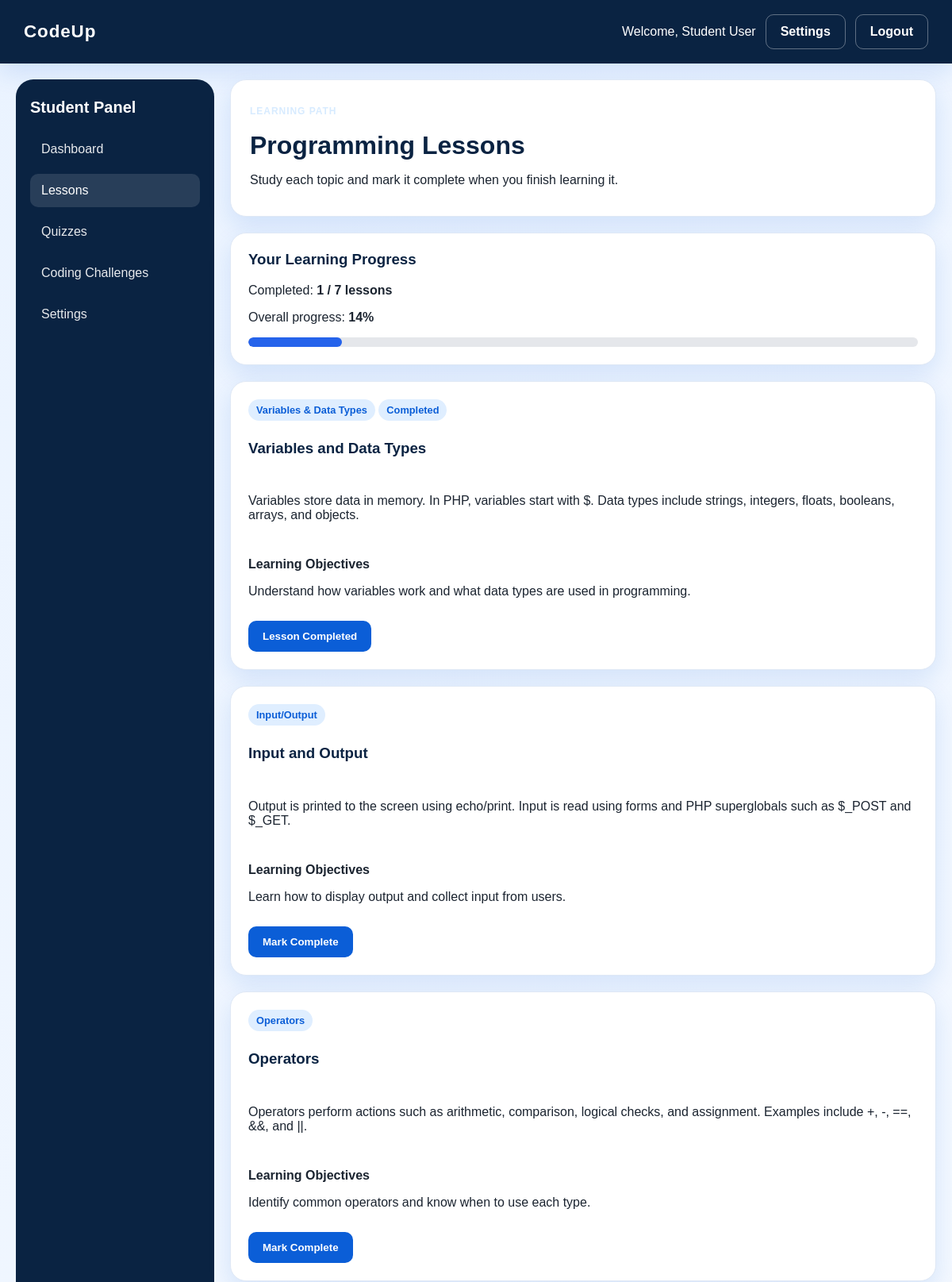
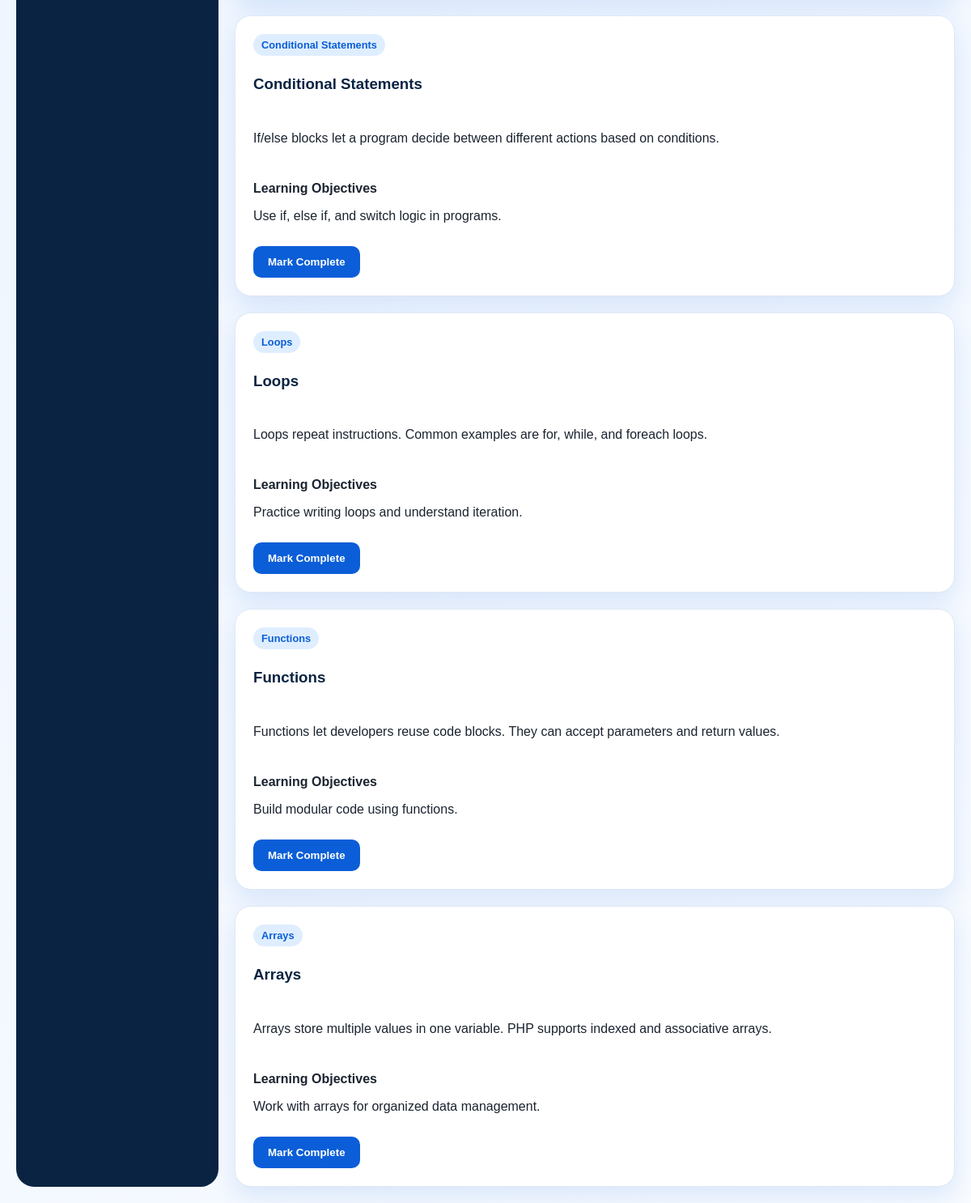
/student/lessons.php (signed in), run on the app's committed database (2 pictures, top to bottom).
### tables this page shows
CREATE TABLE users (
  id INT AUTO_INCREMENT PRIMARY KEY,
  name VARCHAR(150) NOT NULL,
  email VARCHAR(150) NOT NULL UNIQUE,
  password VARCHAR(255) NOT NULL,
  role ENUM('admin','teacher','student') NOT NULL,
  status ENUM('active','inactive') DEFAULT 'active',
  created_at TIMESTAMP DEFAULT CURRENT_TIMESTAMP
);

CREATE TABLE lessons (
  id INT AUTO_INCREMENT PRIMARY KEY,
  title VARCHAR(150) NOT NULL,
  topic VARCHAR(150) NOT NULL,
  content TEXT NOT NULL,
  objectives TEXT,
  created_by INT DEFAULT NULL,
  created_at TIMESTAMP DEFAULT CURRENT_TIMESTAMP,
  FOREIGN KEY (created_by) REFERENCES users(id) ON DELETE SET NULL
);

### includes/config.php (called while the page is built, shortened)
<?php
$host = 'localhost';
$user = 'root';
$pass = '';
$dbname = 'codeup';
try {
    $conn = new mysqli($host, $user, $pass, $dbname);
    $conn->set_charset('utf8mb4');
} catch (mysqli_sql_exception $exception) {
    error_log('Database connection failed: ' . $exception->getMessage());
    http_response_code(500);
    exit('Database connection failed. Check that MySQL is running, the credentials are correct, and the codeup database has been imported.');
}
function db()
{
    global $conn;
    return $conn;
}
function isLoggedIn()
{
    return isset($_SESSION['user_id']);
}
function currentUser()
{
    $stmt = db()->prepare('SELECT * FROM users WHERE id = ? LIMIT 1');
    $stmt->bind_param('i', $_SESSION['user_id']);
    $stmt->execute();
    $result = $stmt->get_result();
    return $result->fetch_assoc();
}
function getStudentData($userId)
{
    $stmt = db()->prepare('SELECT * FROM students WHERE user_id = ? LIMIT 1');
    $stmt->bind_param('i', $userId);
    $stmt->execute();
    $result = $stmt->get_result();
    return $result->fetch_assoc();
}

### student/lessons.php (the view, shortened to what this page needs)
<?php
require __DIR__ . '/../includes/config.php';
$user = currentUser();
$student = getStudentData((int) $user['id']);
$studentId = (int) $student['id'];
$connection = db();
function lessonEscape($value): string
{
    return htmlspecialchars(
        (string) ($value ?? ''),
        ENT_QUOTES,
        'UTF-8'
    );
}
try {
    $lessonsResult = $connection->query(
        'SELECT id, title, topic, content, objectives
         FROM lessons
         ORDER BY created_at DESC'
    );
    $lessons = [];
    while ($lesson = $lessonsResult->fetch_assoc()) {
        $lessons[] = $lesson;
    }
} catch (Throwable $exception) {
    error_log(
        'CodeUp lessons loading failed: '
        . $exception->getMessage()
    );
    $lessons = [];
    $_SESSION['error_message'] =
        'Unable to load lessons. Please check your database.';
}
$lessonProgress = [];
try {
    $progressStmt = $connection->prepare(
        'SELECT lesson_id, status, completion_percent
         FROM progress
         WHERE student_id = ?'
    );
    $progressStmt->bind_param('i', $studentId);
    $progressStmt->execute();
    $progressResult = $progressStmt->get_result();
    while ($progress = $progressResult->fetch_assoc()) {
        $lessonProgress[(int) $progress['lesson_id']] = $progress;
    }
} catch (Throwable $exception) {
    error_log(
        'CodeUp student progress loading failed: '
        . $exception->getMessage()
    );
    $_SESSION['error_message'] =
        'Unable to load your lesson progress. Please refresh the page.';
}
$completedCount = 0;
foreach ($lessons as $lesson) {
    $id = (int) $lesson['id'];
    $progress = $lessonProgress[$id] ?? null;
    if (
        $progress
        && strtolower((string) $progress['status']) === 'completed'
        && (int) $progress['completion_percent'] >= 100
    ) {
        $completedCount++;
    }
}
$totalLessons = count($lessons);
$overallProgress = $totalLessons > 0
    ? (int) round(($completedCount / $totalLessons) * 100)
    : 0;
include __DIR__ . '/../includes/header.php';
?>
<div class="dashboard-page">
    <aside class="sidebar">
        <h3>Student Panel</h3>
        <nav>
            <a href="dashboard.php">Dashboard</a>
            <a class="active" href="lessons.php">Lessons</a>
            <a href="quizzes.php">Quizzes</a>
            <a href="challenges.php">Coding Challenges</a>
            <a href="../settings.php">Settings</a>
        </nav>
    </aside>
    <main class="main-panel">
        <div class="page-header">
            <div>
                <p class="eyebrow">Learning Path</p>
                <h1>Programming Lessons</h1>
                <p>
                    Study each topic and mark it complete when
                    you finish learning it.
                </p>
            </div>
        </div>
        <div class="card">
            <h3>Your Learning Progress</h3>
            <p>
                Completed:
                <strong>
                    <?= $completedCount; ?> /
                    <?= $totalLessons; ?> lessons
                </strong>
            </p>
            <p>
                Overall progress:
                <strong><?= $overallProgress; ?>%</strong>
            </p>
            <div
                style="background:#e5e7eb;border-radius:10px;height:12px;overflow:hidden;"
                role="progressbar"
                aria-label="Lesson completion progress"
                aria-valuemin="0"
                aria-valuemax="100"
                aria-valuenow="<?= $overallProgress; ?>"
            >
                <div
                    style="height:12px;width:<?= $overallProgress; ?>%;background:#2563eb;border-radius:10px;transition:width .3s;"
                ></div>
            </div>
        </div>
        <?php if (empty($lessons)): ?>
            <div class="card">
                <h3>No Lessons Available</h3>
                <p>Your teacher has not added any lessons yet.</p>
            </div>
        <?php else: ?>
            <div class="content-grid">
                <?php foreach ($lessons as $lesson): ?>
                    <?php
                    $lessonId = (int) $lesson['id'];
                    $progress = $lessonProgress[$lessonId] ?? null;
                    $isCompleted = (
                        $progress
                        && strtolower(
                            (string) ($progress['status'] ?? '')
                        ) === 'completed'
                        && (int) (
                            $progress['completion_percent'] ?? 0
                        ) >= 100
                    );
                    ?>
                    <div class="card lesson-card">
                        <div class="challenge-header">
                            <span class="tag">
                                <?= lessonEscape(
                                    $lesson['topic'] ?: 'Programming'
                                ); ?>
                            </span>
                            <?php if ($isCompleted): ?>
                                <span class="tag">
                                    Completed
                                </span>
                            <?php endif; ?>
                        </div>
                        <h3>
                            <?= lessonEscape($lesson['title']); ?>
                        </h3>
                        <div class="lesson-content">
                            <p>
                                <?= nl2br(
                                    lessonEscape($lesson['content'])
                                ); ?>
                            </p>
                        </div>
                        <?php if (!empty($lesson['objectives'])): ?>
                            <div class="lesson-objectives">
                                <p><strong>Learning Objectives</strong></p>
                                <p>
                                    <?= nl2br(
                                        lessonEscape(
                                            $lesson['objectives']
                                        )
                                    ); ?>
                                </p>
                            </div>
                        <?php endif; ?>
                        <form
                            method="POST"
                            action="lessons.php"
                            onsubmit="this.querySelector('button[type=submit]').disabled=true;"
                        >
                            <button
                                type="submit"
                                name="mark_complete"
                                value="1"
                                class="btn btn-primary"
                                <?= $isCompleted ? 'disabled' : ''; ?>
                            >
                                <?= $isCompleted
                                    ? 'Lesson Completed'
                                    : 'Mark Complete'; ?>
                            </button>
                        </form>
                    </div>
                <?php endforeach; ?>
            </div>
        <?php endif; ?>
    </main>
</div>
<?php include __DIR__ . '/../includes/footer.php'; ?>

### includes/header.php (shortened to what this page needs)
<?php
require_once __DIR__ . '/config.php';
?>
<!DOCTYPE html>
<html lang="en">
<head>
    <link rel="stylesheet" href="<?= BASE_URL; ?>/assets/css/style.css">
</head>
<body>
    <?php if (isLoggedIn()): ?>
    <div class="topbar">
        <div class="brand-box">
            <strong>CodeUp</strong>
        </div>
        <div class="topbar-actions">
            <span>Welcome, <?= htmlspecialchars(currentUser()['name'] ?? 'User'); ?></span>
            <a href="<?= BASE_URL; ?>/settings.php" class="btn btn-outline">Settings</a>
            <a href="<?= BASE_URL; ?>/logout.php" class="btn btn-outline" data-logout-trigger>Logout</a>
        </div>
    </div>
    <?php endif; ?>
    <div class="page-shell">

### assets/css/style.css (style rules this page uses)
:root { --primary-blue: #0b5ed7; --primary-dark: #0a2342; --primary-soft: #edf4ff; --accent: #1d9bf0; --white: #ffffff; --text: #1b2430; --muted: #6b7280; --border: #dfe8f5; --success: #198754; --danger: #dc3545; --shadow: 0 12px 30px rgba(11, 94, 215, 0.12); }
* { box-sizing: border-box; }
body { margin: 0; font-family: Arial, sans-serif; background: linear-gradient(135deg, #eaf3ff 0%, #f8fbff 100%); color: var(--text); }
a { text-decoration: none; color: inherit; }
.page-shell { min-height: 100vh; padding: 20px; }
.topbar { display: flex; align-items: center; justify-content: space-between; background: var(--primary-dark); color: var(--white); padding: 18px 30px; box-shadow: var(--shadow); }
.brand-box { font-size: 1.4rem; letter-spacing: 0.04em; }
.topbar-actions { display: flex; align-items: center; gap: 12px; }
.btn { display: inline-flex; align-items: center; justify-content: center; border: none; border-radius: 10px; padding: 12px 18px; font-weight: 600; cursor: pointer; transition: 0.2s ease; }
.btn-primary { background: var(--primary-blue); color: var(--white); }
.btn-outline { background: transparent; border: 1px solid rgba(255,255,255,0.35); color: var(--white); }
.eyebrow { display: inline-block; letter-spacing: 0.08em; text-transform: uppercase; color: #d7ebff; font-size: 0.75rem; font-weight: bold; }
.feature-card, .card, .metric-card { background: var(--white); border: 1px solid var(--border); border-radius: 20px; box-shadow: var(--shadow); }
.dashboard-page { display: grid; grid-template-columns: 250px 1fr; gap: 20px; min-height: 80vh; }
.sidebar { background: var(--primary-dark); color: var(--white); padding: 24px 18px; border-radius: 22px; }
.sidebar h3 { margin-top: 0; margin-bottom: 20px; font-size: 1.25rem; }
.sidebar nav { display: flex; flex-direction: column; gap: 10px; }
.sidebar nav a { display: block; padding: 12px 14px; border-radius: 10px; color: var(--white); opacity: 0.9; }
.sidebar nav a.active, .sidebar nav a:hover { background: rgba(255,255,255,0.12); opacity: 1; }
.main-panel { display: flex; flex-direction: column; gap: 20px; }
.page-header { display: flex; justify-content: space-between; align-items: center; background: var(--white); border: 1px solid var(--border); border-radius: 20px; padding: 20px 24px; box-shadow: var(--shadow); }
.page-header h1 { margin: 6px 0 0; color: var(--primary-dark); }
.content-grid { display: grid; gap: 20px; grid-template-columns: 1fr; }
.card { padding: 22px; }
.card h3 { margin-top: 0; color: var(--primary-dark); }
.tag { display: inline-block; background: #dfeeff; color: var(--primary-blue); padding: 6px 10px; border-radius: 999px; font-size: 0.8rem; font-weight: bold; margin-bottom: 12px; }
.lesson-card, .challenge-card { display: flex; flex-direction: column; gap: 12px; }

### data on the page
users: name "Student User"
lessons: topic "Variables & Data Types", shows "Completed", title "Variables and Data Types", content "Variables store data in memory. In PHP, variables start with $. Data types include strings, integers, floats, booleans, arrays, and objects.", objectives "Understand how variables work and what data types are used in programming.", shows "Lesson Completed"
lessons: topic "Input/Output", title "Input and Output", content "Output is printed to the screen using echo/print. Input is read using forms and PHP superglobals such as $_POST and $_GET.", objectives "Learn how to display output and collect input from users.", shows "Mark Complete"
lessons: topic "Operators", title "Operators", content "Operators perform actions such as arithmetic, comparison, logical checks, and assignment. Examples include +, -, ==, &&, and ||.", objectives "Identify common operators and know when to use each type.", shows "Mark Complete"
lessons: topic "Conditional Statements", title "Conditional Statements", content "If/else blocks let a program decide between different actions based on conditions.", objectives "Use if, else if, and switch logic in programs.", shows "Mark Complete"
lessons: topic "Loops", title "Loops", content "Loops repeat instructions. Common examples are for, while, and foreach loops.", objectives "Practice writing loops and understand iteration.", shows "Mark Complete"
lessons: topic "Functions", title "Functions", content "Functions let developers reuse code blocks. They can accept parameters and return values.", objectives "Build modular code using functions.", shows "Mark Complete"
lessons: topic "Arrays", title "Arrays", content "Arrays store multiple values in one variable. PHP supports indexed and associative arrays.", objectives "Work with arrays for organized data management.", shows "Mark Complete"

### other printed values
$completedCount "1"
$totalLessons "7"
$overallProgress "14"
